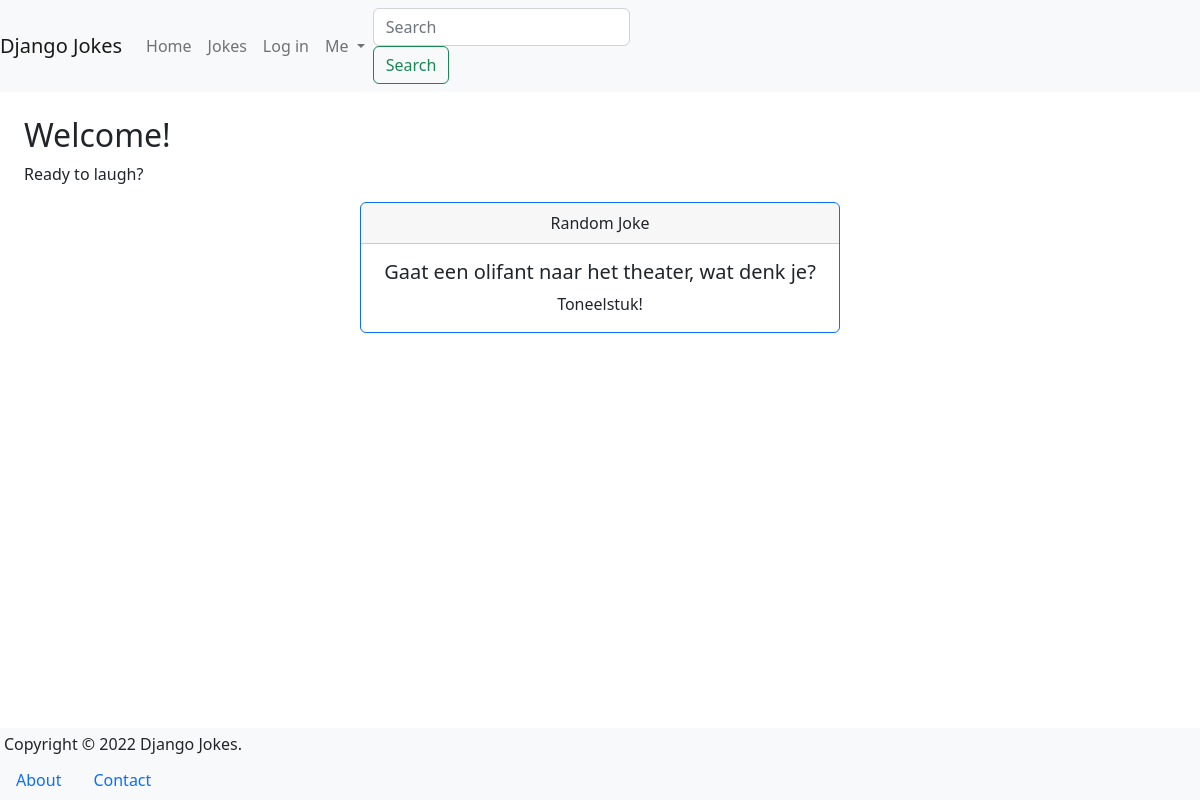
The page / on the database its author committed.
### jokes/models.py (models this page shows, shortened)
class Joke(models.Model):
    question = models.TextField(max_length=200)
    answer = models.TextField(max_length=100, blank=True)
    created = models.DateTimeField(auto_now_add=True)
    updated = models.DateTimeField(auto_now=True)

### pages/views.py (the view)
# urls.py: path('', HomePageView.as_view(), name='homepage'),
class HomePageView(TemplateView):
    template_name = 'pages/home.html'

### common/templatetags/common_tags.py (called while the page is built, shortened)
@register.inclusion_tag('common/joke.html')
def random_joke():
    count = Joke.objects.count()
    if count > 0: # In case we haven't added any jokes yet
        i = random.randint(0, count-1)
        joke = Joke.objects.all()[i]
        return {'joke': joke}

### pages/templates/pages/home.html (shortened to what this page needs)
{% extends "_base.html" %}
 {% load common_tags %}
{% block main %}
   <h2>Welcome!</h2>
   <p>Ready to laugh?</p>
 {% random_joke %}
{% endblock %}

### pages/templates/common/joke.html
<div class="card border-primary m-auto mb-3 text-center"
 style="max-width: 30rem">
 <div class="card-header">Random Joke</div>
 <div class="card-body">
   <h5 class="card-title">{{ joke.question }}</h5>
   <p class="card-text">{{ joke.answer }}</p>
 </div>
</div>

### rows shown on the page
Joke: question "Gaat een olifant naar het theater, wat denk je?", answer "Toneelstuk!"
